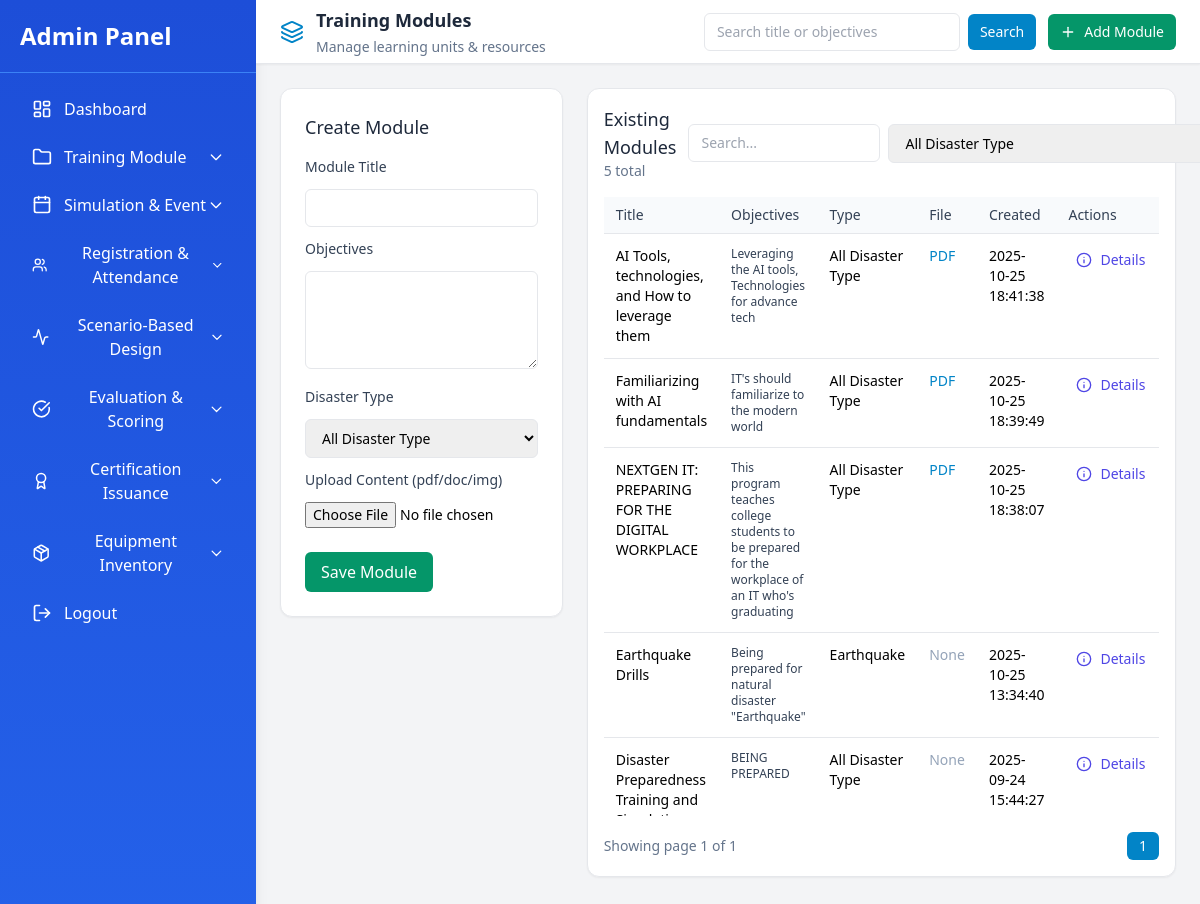
Page /admin/module1/module1.1.php (signed in) on the committed database.
### tables this page shows
CREATE TABLE `training_modules` (
  `id` int(11) NOT NULL,
  `title` varchar(255) NOT NULL,
  `prerequisite_id` int(11) DEFAULT NULL,
  `objectives` text NOT NULL,
  `disaster_type` varchar(100) NOT NULL,
  `file_name` varchar(255) DEFAULT NULL,
  `status` enum('pending','approved','rejected') DEFAULT 'pending',
  `created_by` varchar(50) DEFAULT 'staff',
  `created_at` timestamp NOT NULL DEFAULT current_timestamp()
);

### admin/module1/module1.1.php (the view, shortened to what this page needs)
<?php
$host = "localhost";
$user = "root";
$pass = "";
$db   = "training_management";
$uploadDirRelative = "uploads/";
$itemsPerPage = 8;
$presetDisasterTypes = [
    "All Disaster Type",
    "Earthquake",
    "Tsunami",
    "Volcanic Eruption",
    "Flood",
    "Typhoon / Hurricane / Cyclone",
    "Tornado",
    "Landslide",
    "Avalanche",
    "Wildfire",
    "Drought",
    "Heatwave",
    "Coldwave / Extreme Cold",
    "Pandemic / Epidemic",
    "Biological Incident",
    "Chemical Spill / Hazmat",
    "Radiological / Nuclear",
    "Power Outage / Blackout",
    "Infrastructure Collapse (structures, bridges)",
    "Mass Casualty Incident",
    "Transport Accident (road, rail, air, maritime)",
    "Oil Spill",
    "Water Contamination",
    "Food Shortage / Famine",
    "Sinkhole",
    "Cyberattack / ICT disruption",
    "Terrorism / Violent Attack",
    "Urban Fire",
    "Industrial Accident",
    "Extreme Storm / Hail",
    "Other"
];
$conn = new mysqli($host, $user, $pass, $db);
function e($s) { return htmlspecialchars($s ?? '', ENT_QUOTES, 'UTF-8'); }
$proto = (!empty($_SERVER['HTTPS']) && $_SERVER['HTTPS'] !== 'off') ? 'https' : 'http';
$baseUrl = $proto . '://' . $_SERVER['HTTP_HOST'] . rtrim(dirname($_SERVER['REQUEST_URI']), '/') . '/';
$editData = null;
$search = trim($_GET['q'] ?? '');
$filterType = trim($_GET['type'] ?? '');
$page = max(1, (int)($_GET['page'] ?? 1));
$offset = ($page - 1) * $itemsPerPage;
$where = [];
$params = [];
$types = '';
$whereSQL = $where ? 'WHERE ' . implode(' AND ', $where) : '';
$countSql = "SELECT COUNT(*) as cnt FROM training_modules $whereSQL";
$stmt = $conn->prepare($countSql);
$stmt->execute();
$cntRes = $stmt->get_result()->fetch_assoc();
$totalItems = (int)($cntRes['cnt'] ?? 0);
$totalPages = (int)ceil($totalItems / $itemsPerPage);
$selectSql = "SELECT * FROM training_modules $whereSQL ORDER BY id DESC LIMIT ? OFFSET ?";
$stmt = $conn->prepare($selectSql);
if ($params) {
    $bindTypes = $types . 'ii';
    $stmt->bind_param($bindTypes, ...array_merge($params, [$itemsPerPage, $offset]));
} else {
    $stmt->bind_param('ii', $itemsPerPage, $offset);
}
$stmt->execute();
$modulesResult = $stmt->get_result();
$typesFromDb = [];
$rt = $conn->query("SELECT DISTINCT disaster_type FROM training_modules WHERE disaster_type IS NOT NULL AND disaster_type <> ''");
while ($tr = $rt->fetch_assoc()) { $typesFromDb[] = $tr['disaster_type']; }
$merged = array_unique(array_merge($presetDisasterTypes, $typesFromDb));
if (($key = array_search("All Disaster Type", $merged)) !== false) {
    unset($merged[$key]);
}
$typesArr = array_values(array_merge(["All Disaster Type"], $merged));
?>
<!DOCTYPE html>
<html lang="en">
<head>
<script src="https://cdn.tailwindcss.com"></script>
</head>
<body class="bg-gray-100 min-h-screen flex font-sans">
  <?php include '../sidebar.php'; ?>
  <div class="flex-1 flex flex-col min-h-screen">
    <nav class="bg-white shadow-sm border-b px-6 py-4 flex items-center justify-between sticky top-0 z-20 top-nav-height">
      <div class="flex items-center gap-3">
        <i data-lucide="layers" class="w-6 h-6 text-sky-600"></i>
        <div>
          <h1 class="text-lg font-semibold text-slate-800">Training Modules</h1>
          <span class="text-sm text-slate-500">Manage learning units & resources</span>
        </div>
      </div>
      <div class="flex items-center gap-3">
        <form method="GET" class="flex items-center gap-2" aria-label="Search modules">
          <input type="text" name="q" value="<?= e($search) ?>" placeholder="Search title or objectives"
                 class="px-3 py-2 border rounded-md bg-white text-sm w-64 focus:ring-2 focus:ring-sky-500" />
          <button type="submit" class="px-3 py-2 bg-sky-600 text-white rounded-md text-sm">Search</button>
        </form>
        <button id="toggleFormBtn" class="px-3 py-2 bg-emerald-600 text-white rounded-md text-sm flex items-center gap-2">
          <i data-lucide="plus" class="w-4 h-4"></i> Add Module
        </button>
      </div>
    </nav>
    <main class="p-6 main-scroll">
      <div class="max-w-7xl mx-auto grid grid-cols-1 lg:grid-cols-3 gap-6">
        <section id="formColumn" class="lg:col-span-1">
          <div class="bg-white p-6 rounded-xl shadow-sm border">
            <div class="flex items-center justify-between gap-3 mb-4">
              <h2 class="text-lg font-medium text-slate-800">
                <?= $editData ? 'Edit Module' : 'Create Module' ?>
              </h2>
            </div>
            <form method="POST" enctype="multipart/form-data" class="space-y-3">
              <label class="block text-sm font-medium text-slate-700">Module Title</label>
              <input name="title" required value="<?= e($editData['title'] ?? '') ?>"
                     class="w-full px-3 py-2 border rounded-md bg-white text-sm focus:ring-2 focus:ring-sky-500">
              <label class="block text-sm font-medium text-slate-700">Objectives</label>
              <textarea name="objectives" rows="4" required class="w-full px-3 py-2 border rounded-md text-sm focus:ring-2 focus:ring-sky-500"><?= e($editData['objectives'] ?? '') ?></textarea>
              <label class="block text-sm font-medium text-slate-700">Disaster Type</label>
              <select name="disaster_type" required class="w-full px-3 py-2 border rounded-md text-sm focus:ring-2 focus:ring-sky-500">
                <?php foreach ($typesArr as $t): ?>
                  <option value="<?= e($t) ?>" <?= (isset($editData['disaster_type']) && $editData['disaster_type'] === $t) ? 'selected' : '' ?>>
                    <?= e($t) ?>
                  </option>
                <?php endforeach; ?>
              </select>
              <label class="block text-sm font-medium text-slate-700">Upload Content (pdf/doc/img)</label>
              <input type="file" name="content" class="w-full text-sm">
              <div class="flex items-center gap-3 pt-3">
                <?php if ($editData): ?>
                  <button type="submit" name="update_module" class="px-4 py-2 bg-sky-600 text-white rounded-md">Update Module</button>
                  <a href="module1.1.php" class="px-4 py-2 bg-gray-100 border rounded-md text-sm">Cancel</a>
                <?php else: ?>
                  <button type="submit" name="add_module" class="px-4 py-2 bg-emerald-600 text-white rounded-md">Save Module</button>
                <?php endif; ?>
              </div>
            </form>
          </div>
        </section>
        <section class="lg:col-span-2">
          <div class="bg-white p-4 rounded-xl shadow-sm border">
            <div class="flex items-center justify-between gap-3 mb-4">
              <div>
                <h3 class="text-lg font-medium text-slate-800">Existing Modules</h3>
                <p class="text-sm text-slate-500"><?= $totalItems ?> total</p>
              </div>
              <div class="flex items-center gap-3">
                <form method="GET" class="flex items-center gap-2">
                  <input type="text" name="q" value="<?= e($search) ?>" placeholder="Search..."
                         class="px-3 py-2 border rounded-md text-sm w-48">
                  <select name="type" class="px-3 py-2 border rounded-md text-sm">
                    <?php foreach ($typesArr as $t): ?>
                      <option value="<?= e($t) ?>" <?= ($filterType === $t) ? 'selected' : '' ?>><?= e($t) ?></option>
                    <?php endforeach; ?>
                  </select>
                </form>
              </div>
            </div>
            <div class="table-scroll">
              <table class="min-w-full divide-y text-sm">
                <thead class="bg-slate-50 sticky top-0">
                  <tr>
                    <th class="px-3 py-2 text-left font-medium text-slate-700">Title</th>
                    <th class="px-3 py-2 text-left font-medium text-slate-700">Objectives</th>
                    <th class="px-3 py-2 text-left font-medium text-slate-700">Type</th>
                    <th class="px-3 py-2 text-left font-medium text-slate-700">File</th>
                    <th class="px-3 py-2 text-left font-medium text-slate-700">Created</th>
                    <th class="px-3 py-2 text-left font-medium text-slate-700">Actions</th>
                  </tr>
                </thead>
                <tbody class="divide-y">
                  <?php if ($modulesResult->num_rows === 0): ?>
                    <tr><td colspan="6" class="px-3 py-6 text-center text-slate-500">No modules found.</td></tr>
                  <?php else: ?>
                    <?php while ($row = $modulesResult->fetch_assoc()):
                      $file = $row['file_name'];
                      $filePath = $file ? $uploadDirRelative . $file : null;
                      $ext = $file ? strtolower(pathinfo($file, PATHINFO_EXTENSION)) : '';
                      $dataAttrs = [
                        'title' => $row['title'],
                        'objectives' => $row['objectives'],
                        'type' => $row['disaster_type'],
                        'file' => $filePath,
                        'ext' => $ext,
                        'created' => $row['created_at'] ?? '',
                        'filename' => $file ?? ''
                      ];
                      $dataJson = e(json_encode($dataAttrs));
                      ?>
                      <tr>
                        <td class="px-3 py-3 align-top"><?= e($row['title']) ?></td>
                        <td class="px-3 py-3 align-top"><div class="max-w-xl text-xs text-slate-700"><?= e($row['objectives']) ?></div></td>
                        <td class="px-3 py-3 align-top"><?= e($row['disaster_type']) ?></td>
                        <td class="px-3 py-3 align-top">
                          <?php if ($filePath): ?>
                            <?php if (in_array($ext, ['jpg','jpeg','png'])): ?>
                              <a href="<?= e($filePath) ?>" target="_blank" class="text-sky-600 hover:underline">Image</a>
                            <?php elseif ($ext === 'pdf'): ?>
                              <a href="<?= e($filePath) ?>" target="_blank" class="text-sky-600 hover:underline">PDF</a>
                            <?php elseif (in_array($ext, ['doc','docx'])): ?>
                              <a href="https://docs.google.com/viewer?url=<?= urlencode($baseUrl . $filePath) ?>&embedded=true" target="_blank" class="text-emerald-600 hover:underline">View (Docs)</a>
                            <?php else: ?>
                              <a href="<?= e($filePath) ?>" download class="text-slate-600 hover:underline">Download</a>
                            <?php endif; ?>
                          <?php else: ?>
                            <span class="text-slate-400">None</span>
                          <?php endif; ?>
                        </td>
                        <td class="px-3 py-3 align-top"><?= e($row['created_at'] ?? '') ?></td>
                        <td class="px-3 py-3 align-top flex gap-2">
                          <button
                            class="detailsBtn inline-flex items-center gap-2 px-2 py-1 text-indigo-600 hover:underline"
                            data-info='<?= $dataJson ?>'>
                            <i data-lucide="info" class="w-4 h-4"></i>Details
                          </button>
                        </td>
                      </tr>
                    <?php endwhile; ?>
                  <?php endif; ?>
                </tbody>
              </table>
            </div>
            <div class="mt-4 flex items-center justify-between">
              <div class="text-sm text-slate-500">Showing page <?= $page ?> of <?= max(1, $totalPages) ?></div>
              <div class="flex items-center gap-2">
                <?php for ($p = 1; $p <= max(1, $totalPages); $p++): ?>
                  <a href="?q=<?= urlencode($search) ?>&type=<?= urlencode($filterType) ?>&page=<?= $p ?>"
                     class="px-3 py-1 rounded-md text-sm <?= ($p === $page) ? 'bg-sky-600 text-white' : 'bg-white border' ?>">
                    <?= $p ?>
                  </a>
                <?php endfor; ?>
              </div>
            </div>
          </div>
        </section>
      </div>
    </main>
  </div>
</body>
</html>

### admin/module1/module1.1.php (style rules this page uses)
.top-nav-height { height: 4rem; }
.main-scroll { height: calc(100vh - 4rem); overflow-y: auto; -webkit-overflow-scrolling: touch; }
.table-scroll { max-height: 60vh; overflow: auto; }

### rows in the picture
training_modules: title "AI Tools, technologies, and How to leverage them", objectives "Leveraging the AI tools, Technologies for advance tech", disaster_type "All Disaster Type", created_at "2025-10-25 18:41:38"
training_modules: title "Familiarizing with AI fundamentals", objectives "IT's should familiarize to the modern world", disaster_type "All Disaster Type", created_at "2025-10-25 18:39:49"
training_modules: title "NEXTGEN IT: PREPARING FOR THE DIGITAL WORKPLACE", objectives "This program teaches college students to be prepared for the workplace of an IT who's graduating", disaster_type "All Disaster Type", created_at "2025-10-25 18:38:07"
training_modules: title "Earthquake Drills", objectives "Being prepared for natural disaster \"Earthquake\"", disaster_type "Earthquake", shows "None", created_at "2025-10-25 13:34:40"
training_modules: title "Disaster Preparedness Training and…", objectives "BEING PREPARED", disaster_type "All Disaster Type", shows "None", created_at "2025-09-24 15:44:27"

### other values in the picture
$totalItems "5"
$page "1"
max(1, $totalPages) "1"
form field disaster_type "All Disaster Type"
form field type "All Disaster Type"
